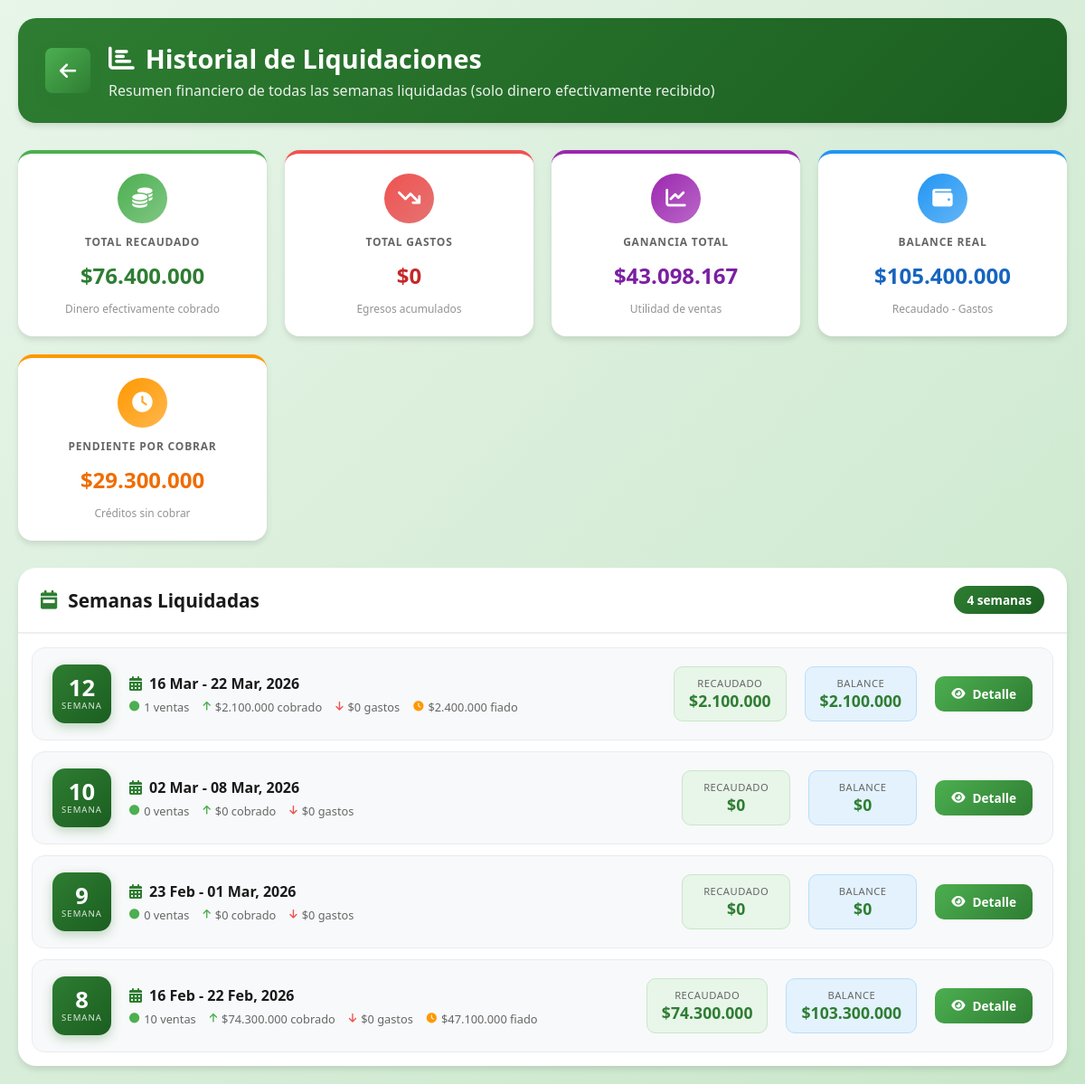
The page /historial-semanas/ (signed in) on the database as committed earlier.
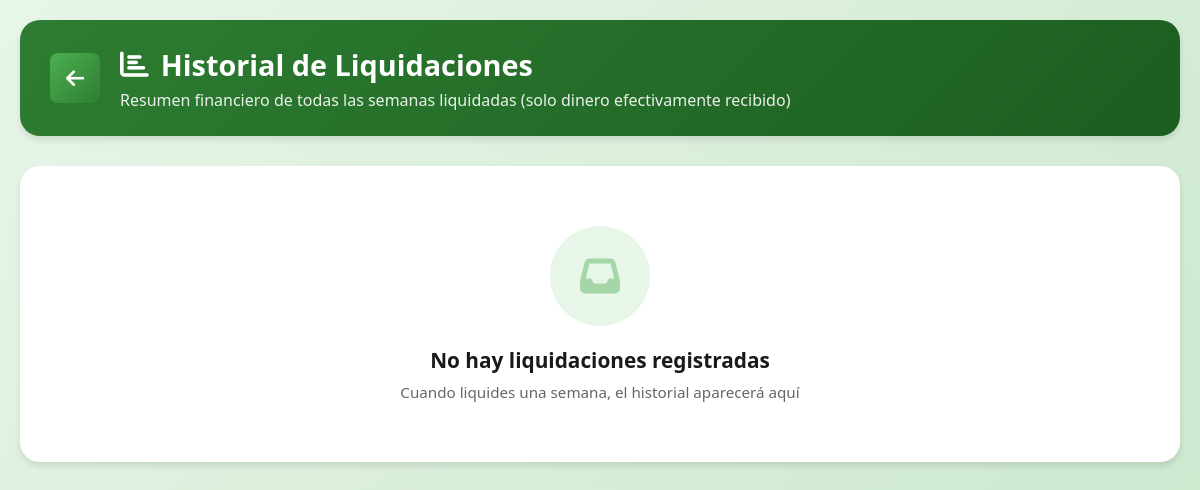
The same page on the database as committed later.
### panelprincipal/models.py (models this page shows, shortened)
class LiquidacionSemanal(models.Model):
    numero_semana = models.IntegerField(verbose_name="Número de Semana")
    anio = models.IntegerField(verbose_name="Año")
    fecha_inicio = models.DateField(verbose_name="Fecha Inicio")
    fecha_fin = models.DateField(verbose_name="Fecha Fin")
    fecha_liquidacion = models.DateTimeField(auto_now_add=True, verbose_name="Fecha de Liquidación")
    total_ingresos = models.DecimalField(max_digits=15, decimal_places=2, default=0, verbose_name="Total Ingresos")
    total_ventas_completo = models.DecimalField(max_digits=15, decimal_places=2, default=0, verbose_name="Ventas Pago Completo")
    total_ventas_credito = models.DecimalField(max_digits=15, decimal_places=2, default=0, verbose_name="Ventas a Crédito")
    total_recaudado = models.DecimalField(max_digits=15, decimal_places=2, default=0, verbose_name="Total Recaudado")
    cobrado_de_creditos = models.DecimalField(max_digits=15, decimal_places=2, default=0, verbose_name="Cobrado de Créditos")
    total_gastos = models.DecimalField(max_digits=15, decimal_places=2, default=0, verbose_name="Total Gastos")
    total_ganancia = models.DecimalField(max_digits=15, decimal_places=2, default=0, verbose_name="Ganancia Total")
    balance_final = models.DecimalField(max_digits=15, decimal_places=2, default=0, verbose_name="Balance Final")
    cantidad_ventas = models.IntegerField(default=0, verbose_name="Cantidad de Ventas")
    cantidad_ventas_completo = models.IntegerField(default=0, verbose_name="Cantidad Ventas Completo")
    cantidad_ventas_credito = models.IntegerField(default=0, verbose_name="Cantidad Ventas Crédito")
    notas = models.TextField(blank=True, null=True, verbose_name="Notas")
    class Meta:
        verbose_name = "Liquidación Semanal"
        verbose_name_plural = "Liquidaciones Semanales"
        ordering = ['-fecha_liquidacion']
        unique_together = ['numero_semana', 'anio']

### panelprincipal/views.py (the view)
# urls.py: path('historial-semanas/', views.historial_semanas, name='historial_semanas'),
def historial_semanas(request):
    liquidaciones = LiquidacionSemanal.objects.all()
    totales = liquidaciones.aggregate(
        total_recaudado=Sum('total_recaudado'),
        total_gastos=Sum('total_gastos'),
        total_ganancia=Sum('total_ganancia'),
        total_balance=Sum('balance_final'),
        total_pendiente=Sum(F('total_ventas_credito') - F('cobrado_de_creditos')),
    )
    context = {
        'liquidaciones': liquidaciones,
        'totales': totales,
    }
    return render(request, 'historial_semanas.html', context)

### panelprincipal/templates/historial_semanas.html (shortened to what the changed rows need)
{% load static %}
{% load currency_filters %}
<!DOCTYPE html>
<html lang="es">
<head>
    <link rel="stylesheet" href="{% static 'css/style.css' %}">
    <link rel="stylesheet" href="https://cdnjs.cloudflare.com/ajax/libs/font-awesome/6.5.1/css/all.min.css">
</head>
<body>
    <div class="container">
        <div class="page-header">
            <div class="header-info">
                <h1><i class="fas fa-chart-bar"></i> Historial de Liquidaciones</h1>
            </div>
        </div>
        {% if liquidaciones %}
        <div class="totales-grid">
            <div class="total-card recaudado">
                <div class="total-icon"><i class="fas fa-coins"></i></div>
                <div class="total-label">Total Recaudado</div>
                <div class="total-valor">${{ totales.total_recaudado|default:0|floatformat:0 }}</div>
                <div class="total-sub">Dinero efectivamente cobrado</div>
            </div>
            <div class="total-card gastos-card">
                <div class="total-icon"><i class="fas fa-arrow-trend-down"></i></div>
                <div class="total-label">Total Gastos</div>
                <div class="total-valor">${{ totales.total_gastos|default:0|floatformat:0 }}</div>
                <div class="total-sub">Egresos acumulados</div>
            </div>
            <div class="total-card ganancia">
                <div class="total-icon"><i class="fas fa-chart-line"></i></div>
                <div class="total-label">Ganancia Total</div>
                <div class="total-valor">${{ totales.total_ganancia|default:0|floatformat:0 }}</div>
                <div class="total-sub">Utilidad de ventas</div>
            </div>
            <div class="total-card balance">
                <div class="total-icon"><i class="fas fa-wallet"></i></div>
                <div class="total-label">Balance Real</div>
                <div class="total-valor">${{ totales.total_balance|default:0|floatformat:0 }}</div>
                <div class="total-sub">Recaudado - Gastos</div>
            </div>
            <div class="total-card pendiente">
                <div class="total-icon"><i class="fas fa-clock"></i></div>
                <div class="total-label">Pendiente por Cobrar</div>
                <div class="total-valor">${{ totales.total_pendiente|default:0|floatformat:0 }}</div>
                <div class="total-sub">Créditos sin cobrar</div>
            </div>
        </div>
        <div class="semanas-section">
            <div class="semanas-section-header">
                <h2><i class="fas fa-calendar-week"></i> Semanas Liquidadas</h2>
                <span class="badge-count">{{ liquidaciones.count }} semanas</span>
            </div>
            <div class="semanas-grid">
                {% for liq in liquidaciones %}
                <div class="semana-card">
                    <div class="semana-badge">
                        <span class="num">{{ liq.numero_semana }}</span>
                        <span class="text">Semana</span>
                    </div>
                    <div class="semana-info">
                        <div class="semana-periodo">
                            <i class="fas fa-calendar-days"></i>
                            {{ liq.fecha_inicio|date:"d M" }} - {{ liq.fecha_fin|date:"d M, Y" }}
                        </div>
                        <div class="semana-meta">
                            <span class="meta-item ventas-meta">
                                <i class="fas fa-circle"></i> {{ liq.cantidad_ventas }} ventas
                            </span>
                            <span class="meta-item ventas-meta">
                                <i class="fas fa-arrow-up"></i> ${{ liq.total_recaudado|floatformat:0 }} cobrado
                            </span>
                            <span class="meta-item gastos-meta">
                                <i class="fas fa-arrow-down"></i> ${{ liq.total_gastos|floatformat:0 }} gastos
                            </span>
                            {% with pendiente=liq.total_ventas_credito|add:"-"|add:liq.cobrado_de_creditos|default:0 %}
                            {% if liq.total_ventas_credito > liq.cobrado_de_creditos %}
                            <span class="meta-item pendiente-meta">
                                <i class="fas fa-clock"></i> ${{ liq.total_ventas_credito|floatformat:0 }} fiado
                            </span>
                            {% endif %}
                            {% endwith %}
                        </div>
                    </div>
                    <div class="semana-stat stat-recaudado">
                        <div class="stat-label">Recaudado</div>
                        <div class="stat-valor">${{ liq.total_recaudado|floatformat:0 }}</div>
                    </div>
                    <div class="semana-stat stat-balance">
                        <div class="stat-label">Balance</div>
                        <div class="stat-valor {% if liq.balance_final >= 0 %}positivo{% else %}negativo{% endif %}">
                            ${{ liq.balance_final|floatformat:0 }}
                        </div>
                    </div>
                    <a href="{% url 'detalle_semana' liq.pk %}" class="btn-ver-detail">
                        <i class="fas fa-eye"></i> Detalle
                    </a>
                </div>
                {% endfor %}
            </div>
        </div>
        {% else %}
        <div class="semanas-section">
            <div class="sin-liquidaciones">
                <div class="icon-container">
                    <i class="fas fa-inbox"></i>
                </div>
                <h3>No hay liquidaciones registradas</h3>
                <p>Cuando liquides una semana, el historial aparecerá aquí</p>
            </div>
        </div>
        {% endif %}
    </div>
</body>
</html>

Rows that differ between the two databases and show on the page:
removed LiquidacionSemanal: numero_semana "12", fecha_inicio "16 Mar", fecha_fin "22 Mar, 2026", cantidad_ventas "1", total_recaudado "2.100.000", total_gastos "0", total_ventas_credito "2.400.000", balance_final "2.100.000"
removed LiquidacionSemanal: numero_semana "10", fecha_inicio "02 Mar", fecha_fin "08 Mar, 2026", cantidad_ventas "0", total_recaudado "0", total_gastos "0", balance_final "0"
removed LiquidacionSemanal: numero_semana "9", fecha_inicio "23 Feb", fecha_fin "01 Mar, 2026", cantidad_ventas "0", total_recaudado "0", total_gastos "0", balance_final "0"
removed LiquidacionSemanal: numero_semana "8", fecha_inicio "16 Feb", fecha_fin "22 Feb, 2026", cantidad_ventas "10", total_recaudado "74.300.000", total_gastos "0", total_ventas_credito "47.100.000", balance_final "103.300.000"
Other text that changed with them:
{{ totales.total_recaudado|default:0|floatformat:0 }}: "76.400.000" → (not shown)
{{ totales.total_gastos|default:0|floatformat:0 }}: "0" → (not shown)
{{ totales.total_ganancia|default:0|floatformat:0 }}: "43.098.167" → (not shown)
{{ totales.total_balance|default:0|floatformat:0 }}: "105.400.000" → (not shown)
{{ totales.total_pendiente|default:0|floatformat:0 }}: "29.300.000" → (not shown)
{{ liquidaciones.count }}: "4" → (not shown)
text no longer shown: "TOTAL RECAUDADO $ Dinero efectivamente cobrado TOTAL GASTOS $ Egresos acumulados GANANCIA TOTAL $ Utilidad de ventas BALANCE REAL $ Recaudado - Gastos PENDIENTE POR COBRAR $ Créditos sin cobrar Semanas Liquidadas semanas"
text now shown: "No hay liquidaciones registradas Cuando liquides una semana, el historial aparecerá aquí"
